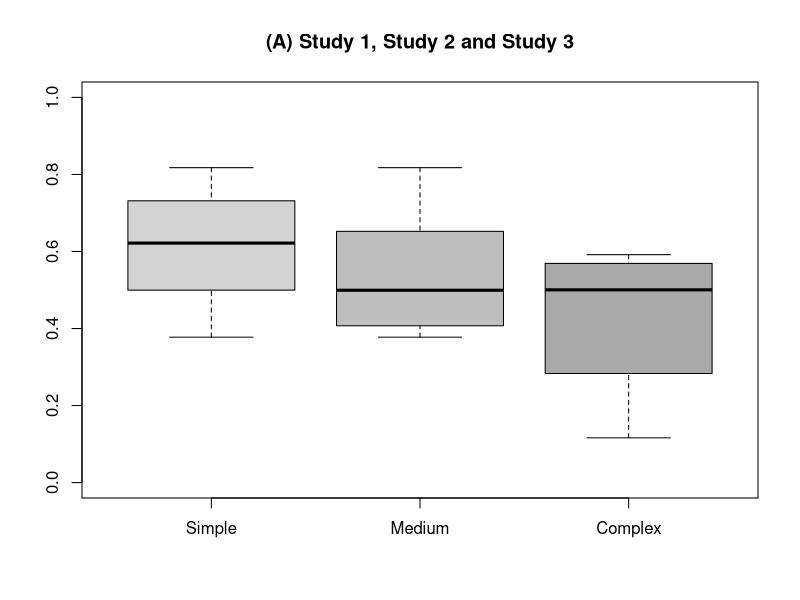
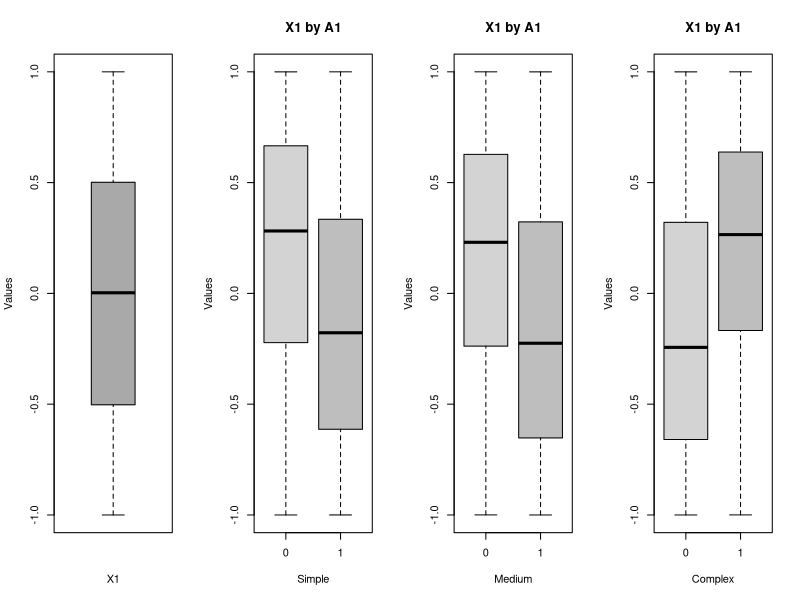

Write R code to recreate these figures, in order.

set.seed(43578578)

# Define the sample size
n = 100000

# Define the expit function as the logistic function
expit = plogis

####### Study 1 - Study 3 ######
X1 = runif(n, - 1, 1)# Generate covariate X1 from a uniform distribution between -1 and 1

# Define the probability functions for three different scenarios
simple = expit(0.5 - X1)  # Simple scenario
medium = expit( - X1 + 0.5 * X1 * X1) # Medium  scenario
complex = expit(1.2 * X1 - 0.25 * X1 * X1 - abs(X1) + 0.5 * abs(sin(X1)))# Complex scenario

# Generate treatment assignment based on the probabilities defined above
A1.simple = rbinom(n, 1, p=expit(0.5 - X1))
A1.medium = rbinom(n, 1, p=expit( - X1 + 0.5 * X1 * X1))
A1.complex = rbinom(n, 1, p=expit(1.2 * X1 - 0.25 * X1 * X1 - abs(X1) + 0.5 * abs(sin(X1))))

# Create a data frame containing all the generated variables
dt1 <- data.frame(
  X1 = X1,
  simple = simple,
  medium = medium,
  complex = complex,
  A1.simple = A1.simple,
  A1.medium = A1.medium,
  A1.complex = A1.complex
)



figure_dir = "..."
dir.create(figure_dir, showWarnings = FALSE, recursive = TRUE)

# Generate boxplots comparing the probability distributions for Study 1 - Study 3 
# (Figure 1A of supplementary material)
png(filename = file.path(figure_dir, "Boxplot_probabilities_Study1_3.png"), width = 800, height = 600)
boxplot(cbind(Simple = simple, Medium = medium, Complex = complex),
        ylim = c(0, 1),
        main = "(A) Study 1, Study 2 and Study 3",
        col = c("lightgray", "gray", "darkgray"))

dev.off() 

# Generate boxplots for covariate X1 distribution by treatment groups in Study 1 - Study 3
# (Figure 2 of supplementary material)
png(filename = file.path(figure_dir, "Distribution_X1_studies1_3_by_A.png"), width = 1200, height = 800)
par(mfrow = c(1, 4)) 
boxplot(dt1$X1, ylab = "Values", col = "darkgray", xlab = "X1")
boxplot(dt1$X1 ~ dt1$A1.simple, main = "X1 by A1", ylab = "Values", xlab = "Simple", col = c("lightgray", "gray"))
boxplot(dt1$X1 ~ dt1$A1.medium,   main = "X1 by A1", ylab = "Values", xlab = "Medium", col = c("lightgray", "gray"))
boxplot(dt1$X1 ~ dt1$A1.complex, main = "X1 by A1", ylab = "Values", xlab = "Complex", col = c("lightgray", "gray"))
dev.off()


  
